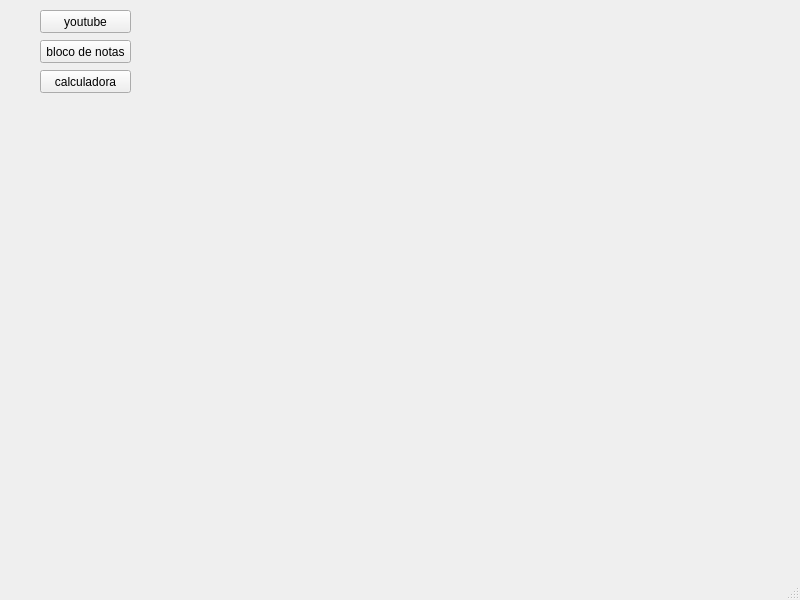
<?xml version="1.0" encoding="UTF-8"?>
<ui version="4.0">
 <class>MainWindow</class>
 <widget class="QMainWindow" name="MainWindow">
  <property name="geometry">
   <rect>
    <x>0</x>
    <y>0</y>
    <width>800</width>
    <height>600</height>
   </rect>
  </property>
  <property name="windowTitle">
   <string>MainWindow</string>
  </property>
  <widget class="QWidget" name="centralwidget">
   <widget class="QPushButton" name="pushButton">
    <property name="geometry">
     <rect>
      <x>40</x>
      <y>10</y>
      <width>91</width>
      <height>23</height>
     </rect>
    </property>
    <property name="text">
     <string>youtube</string>
    </property>
   </widget>
   <widget class="QPushButton" name="pushButton_2">
    <property name="geometry">
     <rect>
      <x>40</x>
      <y>40</y>
      <width>91</width>
      <height>23</height>
     </rect>
    </property>
    <property name="text">
     <string>bloco de notas</string>
    </property>
   </widget>
   <widget class="QPushButton" name="pushButton_3">
    <property name="geometry">
     <rect>
      <x>40</x>
      <y>70</y>
      <width>91</width>
      <height>23</height>
     </rect>
    </property>
    <property name="text">
     <string>calculadora</string>
    </property>
   </widget>
  </widget>
  <widget class="QMenuBar" name="menubar">
   <property name="geometry">
    <rect>
     <x>0</x>
     <y>0</y>
     <width>800</width>
     <height>21</height>
    </rect>
   </property>
  </widget>
  <widget class="QStatusBar" name="statusbar"/>
 </widget>
 <resources/>
 <connections/>
</ui>
